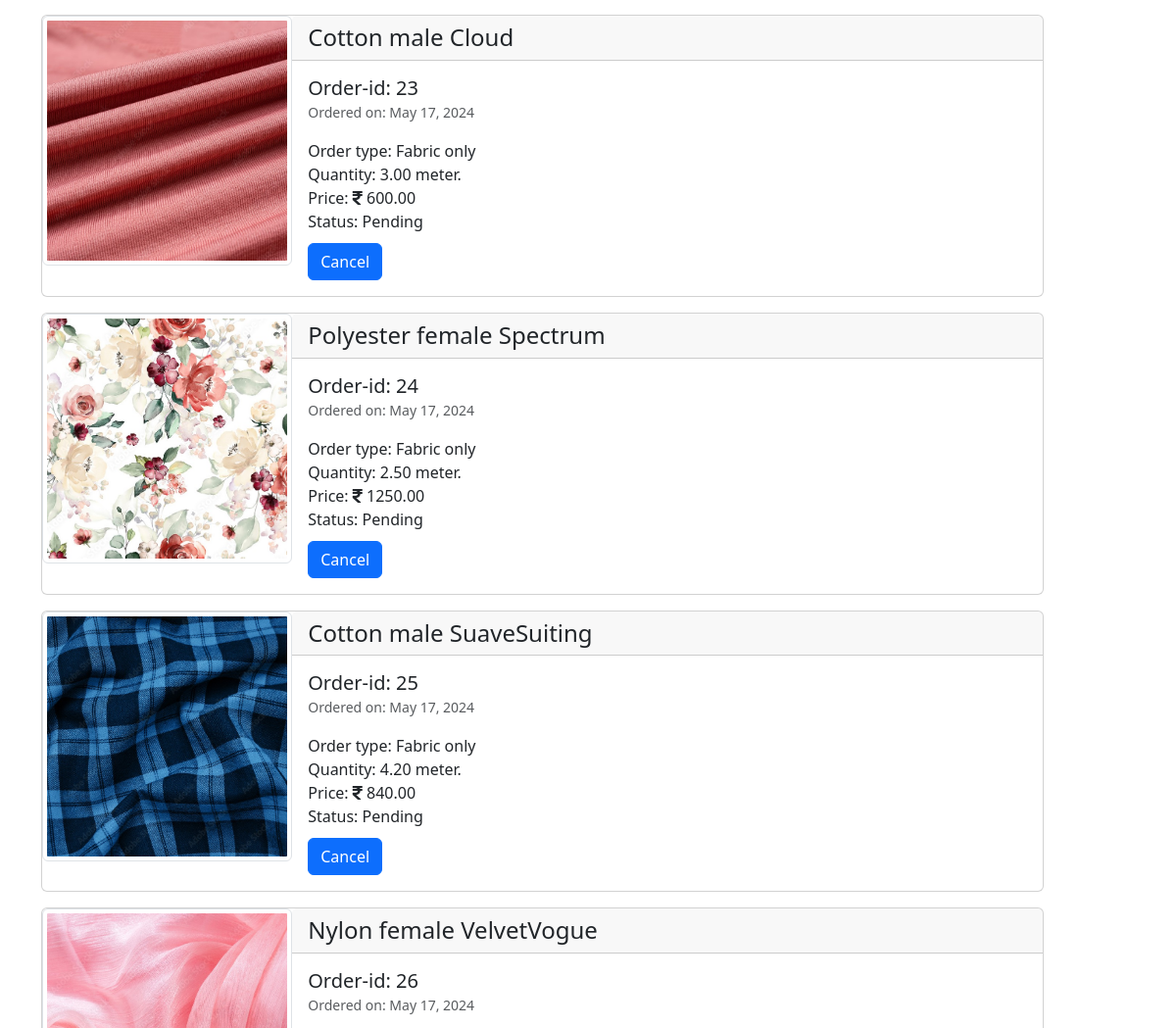
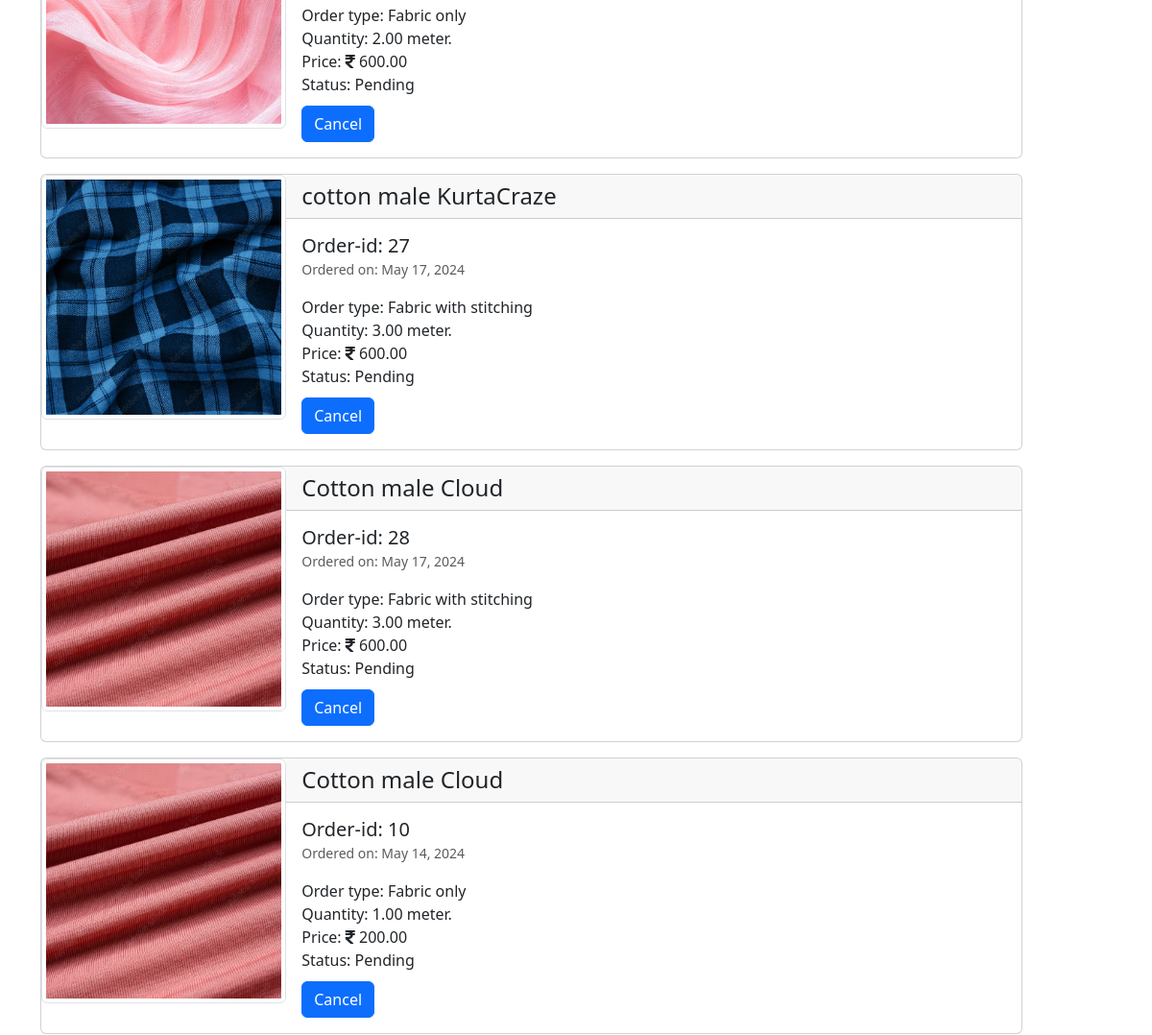
Page /accounts/orders/ (signed in, middle part) on the earlier database version (2 pictures, top to bottom).
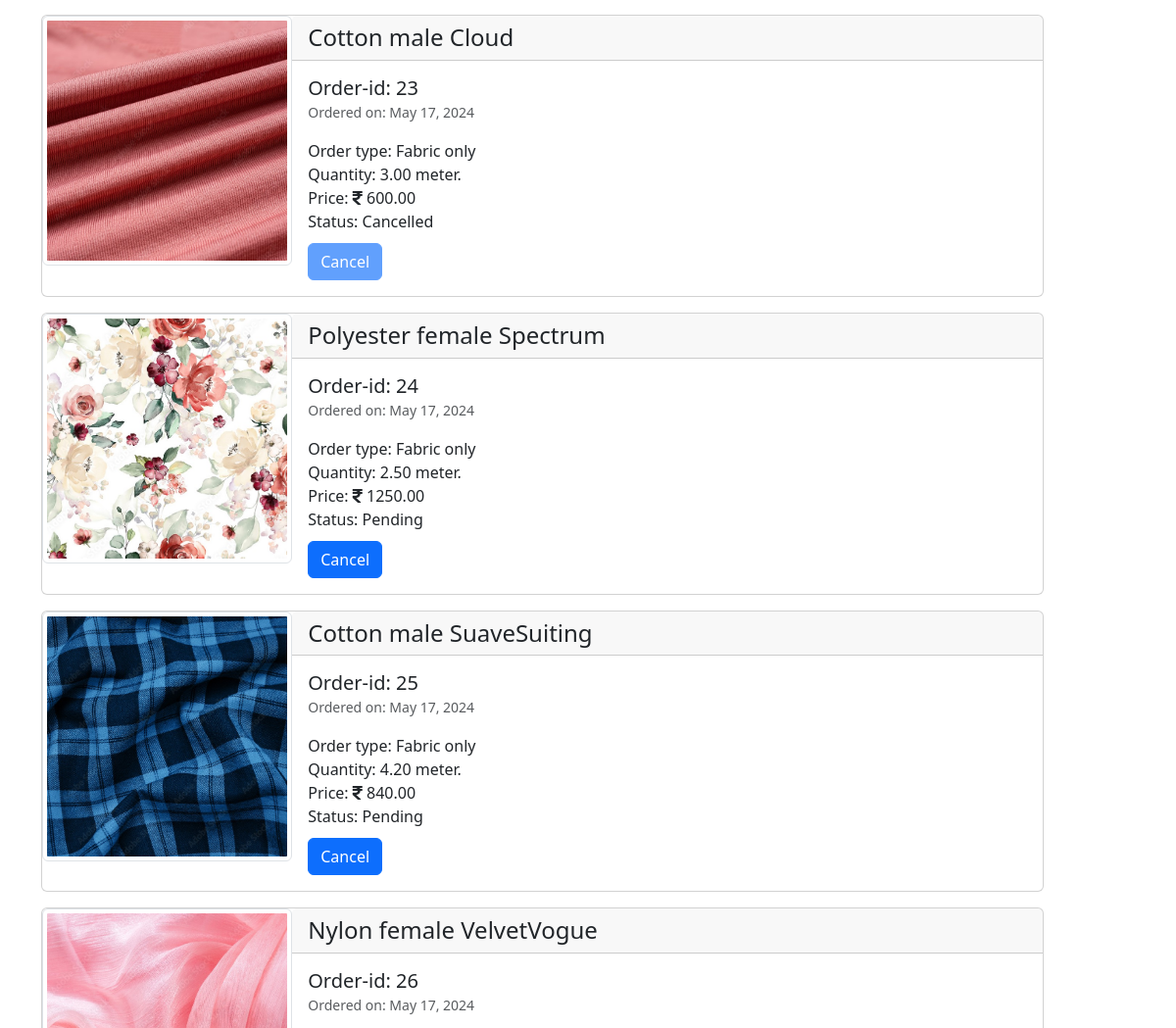
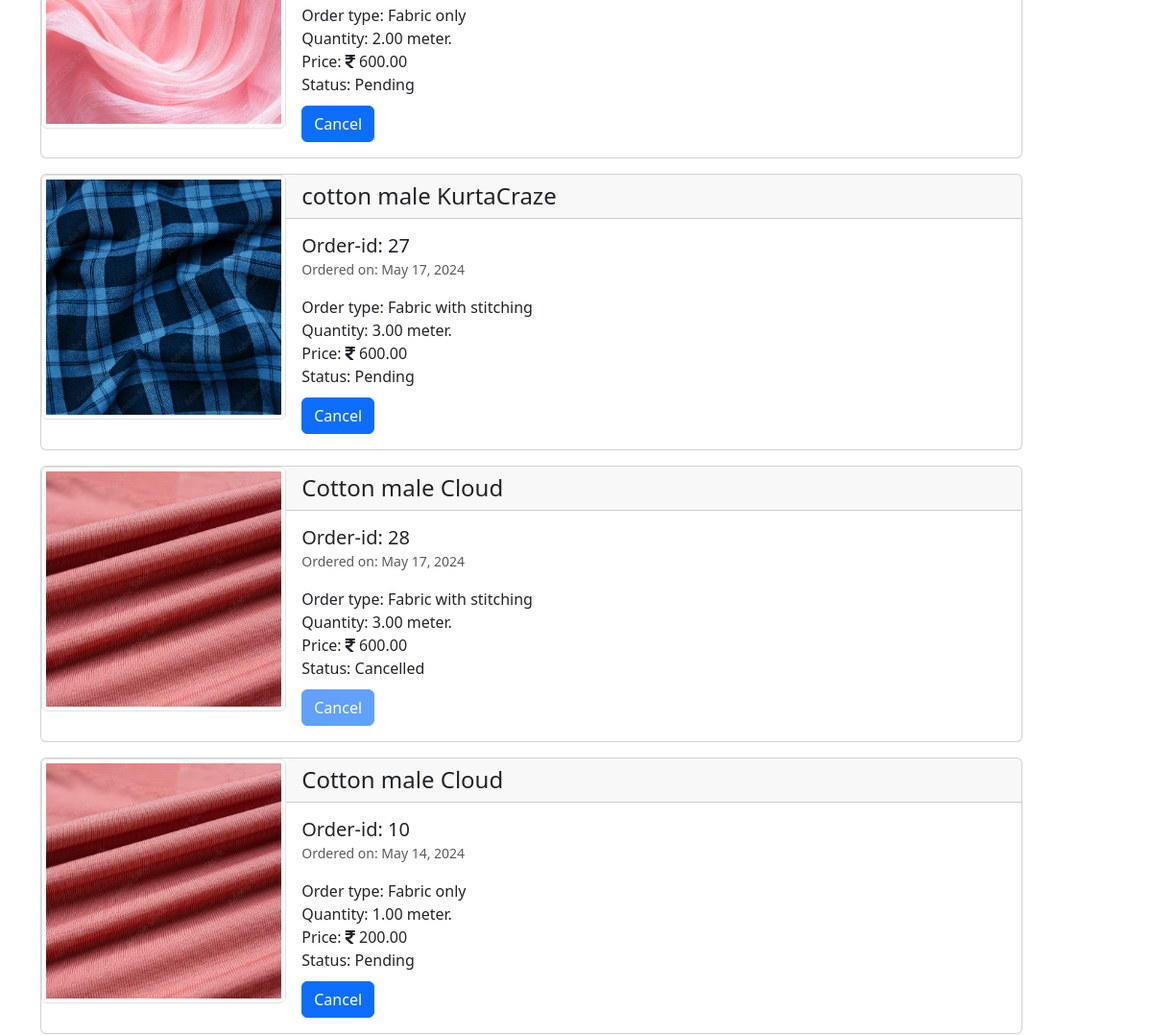
Same page on the later database version (2 pictures, top to bottom).
### orders/models.py (models this page shows, shortened)
class Order(models.Model):
    PAYMENT_CHOICES = [
        ('P', 'Prepaid'),
        ('C', 'Cash On Delivery'),
    ]
    STATUS_CHOICES = [
        ('P', 'Pending'),
        ('S', 'Shipping'),
        ('D', 'Delivered'),
        ('C', 'Cancelled'),
    ]
    customer_id = models.ForeignKey(CustomUser, on_delete=models.CASCADE)
    product_id = models.ForeignKey(Product, on_delete=models.CASCADE)
    order_type = models.IntegerField(null=False)
    quantity = models.DecimalField(max_digits=10, decimal_places=2, default=0)
    price = models.DecimalField(max_digits=10, decimal_places=2, default=0)
    add_date = models.DateField(auto_now_add=True)
    payment_method = models.CharField(max_length=10, null=False, choices=PAYMENT_CHOICES)
    status = models.CharField(max_length=10, null=False, choices=STATUS_CHOICES, default='P')
    address = models.ForeignKey(Address, on_delete=models.PROTECT)
    order_measurements = models.TextField(null=True, default=None, blank=True)

### main/models.py (models this page shows, shortened)
class Product(models.Model):
    name = models.CharField(max_length=255, unique=True, blank=False, null=False)
    price = models.DecimalField(max_digits=10, decimal_places=2, default=0, validators=[MinValueValidator(0)])
    image = models.ImageField(upload_to='images/products')
    description = models.TextField(blank=True)
    qty = models.DecimalField(max_digits=10, decimal_places=2, default=0, validators=[MinValueValidator(0)])
    add_date = models.DateField(auto_now_add=True)
    is_active = models.BooleanField(default=True)
    usages = models.ManyToManyField(Usage)
    category_choices = models.ManyToManyField(CategoryChoice)

### accounts/views.py (the view, shortened to what this page needs)
# urls.py: path('orders/', Orders.as_view(), name='orders'),
class Orders(View):
    def get(self, request):
        user = request.user
        orders = Order.objects.filter(customer_id=user).order_by('-add_date')
        context = {'orders': orders}
        return render(request, 'orders.html', context)

### templates/orders.html (shortened to what this page needs)
{% extends 'base.html' %}
{% load static %}
{% load custom_filters %}
{% block content %}
    <section class="container my-2">
        {% if orders %}
        {% for order in orders %}
        <div class="card my-3 col col-md-11" id="card-{{order.id}}">
            <div class="row g-0">
                <div class="col-md-3">
                    <img src="{{ order.product_id.image.url }}"
                    class="img-thumbnail img-fluid rounded-start w-100" alt="img-order-{{order.id}}">
                </div>
                <div class="col-md-9">
                    <h4 class="card-header">{{order.product_id.name}}</h4>
                    <div class="card-body">
                        <h5 class="my-0">Order-id: {{order.id}}</h5>
                        <p >
                            <small class="text-body-secondary">
                                Ordered on: {{order.add_date}}
                            </small>
                        </p>
                        <p class="card-text my-0">
                            Order type: {% if order.order_type == 1 %}Fabric only
                            {% else %}Fabric with stitching{% endif %}
                        </p>
                        <p class="card-text my-0">Quantity: {{order.quantity}} meter.</p>
                        <p class="card-text my-0">Price: <i class="fa">&#xf156;</i> {{order.price}}</p>
                        <p class="card-text my-0" id="status-{{order.id}}">
                            Status: {{order.get_status_display}}
                        </p>
                        {% if order.status == 'D' %}
                        <a href="#" class="btn btn-primary" style="margin-top: 10px;">Request Return</a>
                        {% elif order.status == 'C' %}
                        <button class="btn btn-primary cancel-btn" style="margin-top: 10px;" disabled>
                            Cancel
                        </button>
                        {% else %}
                        <button class="btn btn-primary cancel-btn" style="margin-top: 10px;" id="btn-{{order.id}}"
                            data-order-id="{{ order.id }}" onclick="cancelOrder({{ order.id }})">
                            Cancel
                        </button>
                        {% endif %}
                    </div>
                </div>
            </div>
        </div>
        {% endfor %}
        {% endif %}
    </section>
{% endblock %}

Differences in the rows shown:
changed Order id 23: status "Pending" → "Cancelled"
changed Order id 28: status "Pending" → "Cancelled"
